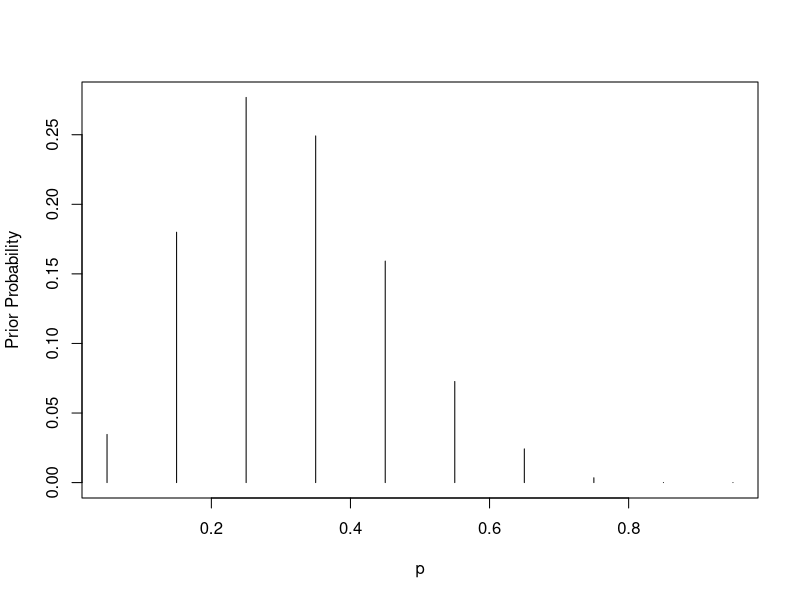
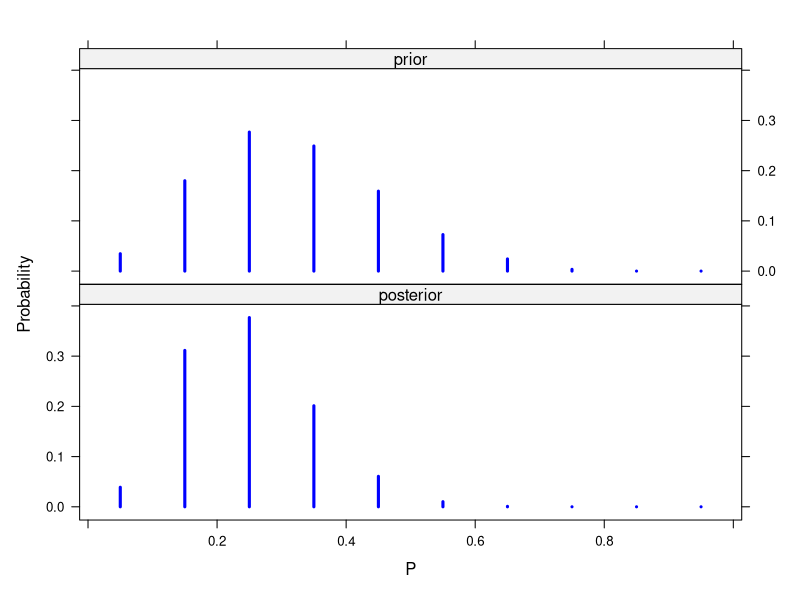

Reproduce these figures in R, in order.
###################################################
##### college student sleeping time             ###
###################################################


library(lattice)
library(LearnBayes)

# part 1: calculate by hand
x1=0.6*choose(27,11)*0.2^11*0.8^16
x2=0.3*choose(27,11)*0.4^11*0.6^16
x3=0.1*choose(27,11)*0.7^11*0.3^16
p1=x1/(x1+x2+x3)
p2=x2/(x1+x2+x3)
p3=x3/(x1+x2+x3)

## part 2: calculate by R, prior discrete probability

#p= c(0.2, 0.4, 0.7)
#prior = c(0.6, 0.3, 0.1)

p = seq(0.05, 0.95, by = 0.1)
prior = c(1, 5.2, 8, 7.2, 4.6, 2.1, 0.7, 0.1, 0, 0)
prior = prior/sum(prior)
plot(p, prior, type = "h", ylab="Prior Probability")

data = c(1, 6)
post = pdisc(p, prior, data)
round(cbind(p, prior, post),2)

PRIOR=data.frame("prior",p,prior)
POST=data.frame("posterior",p,post)
names(PRIOR)=c("Type","P","Probability")
names(POST)=c("Type","P","Probability")
data=rbind(PRIOR,POST)
xyplot(Probability~P|Type,data=data,layout=c(1,2), type="h",lwd=3,col="blue")
